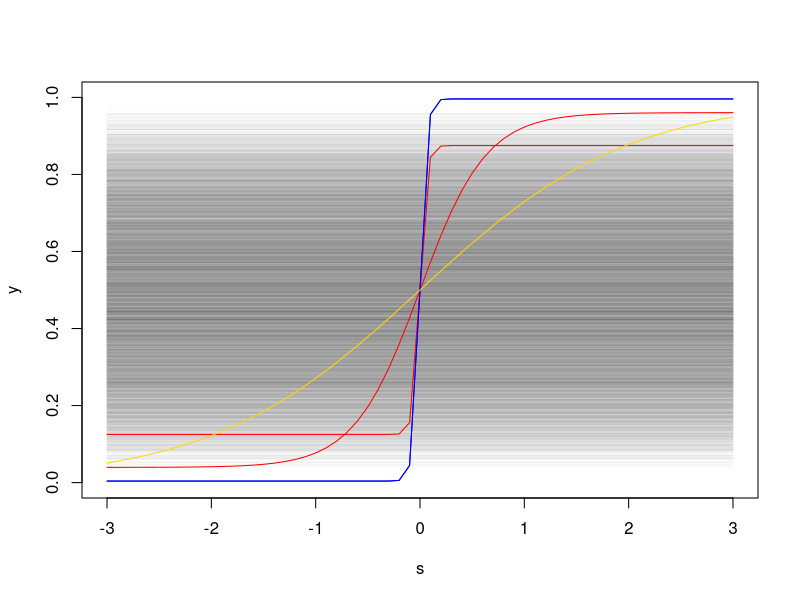
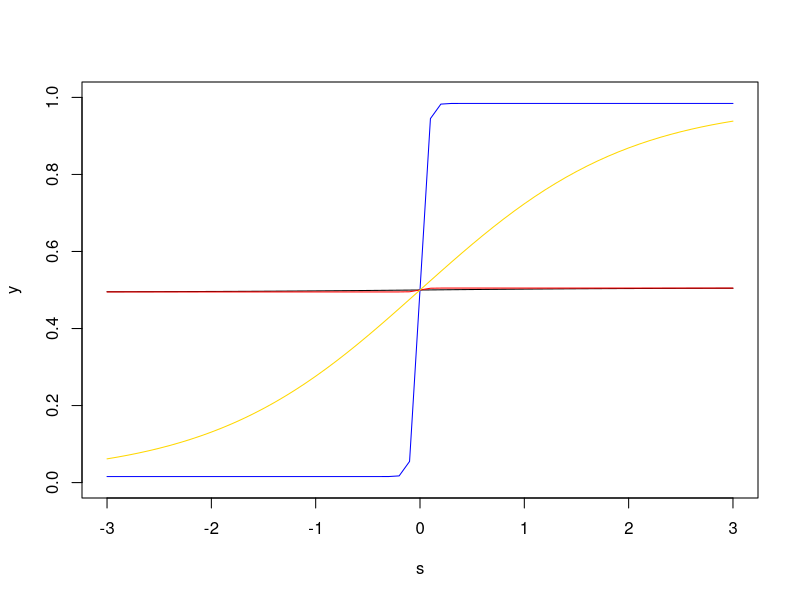

The R script that drew these images, in order:
#sigma 10, n 1, beta 3 is beautiful 
#alpha <- 0
beta <- 0
theta <- c(.1,0)
n <- 1
s <- seq(-3,3,0.1)
sigma <- 1
#y <- 1/2 + (1-alpha)*(1-exp(-n))*(plogis(sqrt(n)*beta*(s)) - 1/2)
eps <- rnorm(1,0,sigma/sqrt(n))
y <- plogis(n*beta*(s) + eps)
plot(s, y, type = "l", ylim = c(0,1), col = rgb(0,0,0,0.01))
vec <- c()
for (i in 1:10000){
eps <- rnorm(1,0,sigma/sqrt(n))
y <- plogis(n*beta*(s) + eps)
vec[i] <- rbinom(1,1,y)
points(s, y, type = "l", ylim = c(0,1), col = rgb(0,0,0,0.01))
}
mean(vec)





alpha <- 0.25
beta <- 1
theta <- c(1,0)
n <- 10
s <- seq(-3,3,0.1)
y <- 1/2 + (1-alpha/sqrt(n))*(plogis(sqrt(n)*beta*(s)) - 1/2)
points(s, y, type = "l",col = "red")

alpha <- 0.25
beta <- 1
theta <- c(1,0)
n <- 1000
s <- seq(-3,3,0.1)
y <- 1/2 + (1-alpha/sqrt(n))*(plogis(sqrt(n)*beta*(s)) - 1/2)
points(s, y, type = "l",col = "blue")

alpha <- .25
beta <- 1
theta <- c(0.1,0)
n <- 1000
s <- seq(-3,3,0.1)
y <- 1/2*alpha + (1-alpha)*plogis(sqrt(n)*beta*(s))
points(s, y, type = "l",col = "red")

alpha <- .25
beta <- 1
theta <- c(0.1,0)
n <- 1000
s <- seq(-3,3,0.1)
y <- 1/2*alpha/sqrt(n) + (1-alpha/sqrt(n))*plogis(sqrt(n)*beta*(s))
points(s, y, type = "l",col = "blue")

alpha <- .25
beta <- 1
theta <- c(0.1,0)
n <- 1000
s <- seq(-3,3,0.1)
y <- 1/2*alpha/sqrt(n) + (1-alpha/sqrt(n))*plogis(beta*(s))
points(s, y, type = "l",col = "gold")


################################################################
alpha <- 0.99
beta <- 1
theta <- c(1,0)
n <- 1
s <- seq(-3,3,0.1)
y <- 1/2*alpha + (1-alpha)*plogis(sqrt(n)*beta*(s))
plot(s, y, type = "l", ylim = c(0,1))

alpha <- 0.99
beta <- 1
theta <- c(0.1,0)
n <- 1000
s <- seq(-3,3,0.1)
y <- 1/2*alpha + (1-alpha)*plogis(sqrt(n)*beta*(s))
points(s, y, type = "l",col = "red")

alpha <- 0.99
beta <- 1
theta <- c(0.1,0)
n <- 1000
s <- seq(-3,3,0.1)
y <- 1/2*alpha/sqrt(n) + (1-alpha/sqrt(n))*plogis(sqrt(n)*beta*(s))
points(s, y, type = "l",col = "blue")

alpha <- 0.99
beta <- 1
theta <- c(0.1,0)
n <- 1000
s <- seq(-3,3,0.1)
y <- 1/2*alpha/sqrt(n) + (1-alpha/sqrt(n))*plogis(beta*(s))
points(s, y, type = "l",col = "gold")